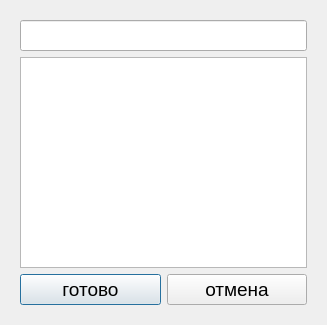
<?xml version="1.0" encoding="UTF-8"?>
<ui version="4.0">
 <class>nezadacha</class>
 <widget class="QDialog" name="nezadacha">
  <property name="geometry">
   <rect>
    <x>0</x>
    <y>0</y>
    <width>327</width>
    <height>325</height>
   </rect>
  </property>
  <property name="windowTitle">
   <string>Dialog</string>
  </property>
  <layout class="QGridLayout" name="gridLayout">
   <item row="0" column="0">
    <widget class="QStackedWidget" name="stackedWidget">
     <property name="currentIndex">
      <number>0</number>
     </property>
     <widget class="QWidget" name="page">
      <layout class="QGridLayout" name="gridLayout_2">
       <item row="0" column="0" colspan="2">
        <widget class="QLineEdit" name="lineEdit">
         <property name="font">
          <font>
           <pointsize>14</pointsize>
          </font>
         </property>
         <property name="text">
          <string/>
         </property>
        </widget>
       </item>
       <item row="1" column="0" colspan="2">
        <widget class="QTextEdit" name="textEdit">
         <property name="font">
          <font>
           <pointsize>14</pointsize>
          </font>
         </property>
        </widget>
       </item>
       <item row="2" column="0">
        <widget class="QPushButton" name="pushButton">
         <property name="font">
          <font>
           <pointsize>14</pointsize>
          </font>
         </property>
         <property name="text">
          <string>готово</string>
         </property>
        </widget>
       </item>
       <item row="2" column="1">
        <widget class="QPushButton" name="pushButton_2">
         <property name="font">
          <font>
           <pointsize>14</pointsize>
          </font>
         </property>
         <property name="text">
          <string>отмена</string>
         </property>
        </widget>
       </item>
      </layout>
     </widget>
     <widget class="QWidget" name="page_2">
      <layout class="QGridLayout" name="gridLayout_3">
       <item row="0" column="0">
        <widget class="QTextBrowser" name="textBrowser">
         <property name="font">
          <font>
           <pointsize>14</pointsize>
          </font>
         </property>
        </widget>
       </item>
       <item row="1" column="0">
        <widget class="QPushButton" name="pushButton_3">
         <property name="text">
          <string>удалить</string>
         </property>
         <property name="autoDefault">
          <bool>false</bool>
         </property>
        </widget>
       </item>
      </layout>
     </widget>
    </widget>
   </item>
  </layout>
 </widget>
 <resources/>
 <connections>
  <connection>
   <sender>pushButton_2</sender>
   <signal>clicked()</signal>
   <receiver>nezadacha</receiver>
   <slot>close()</slot>
   <hints>
    <hint type="sourcelabel">
     <x>413</x>
     <y>141</y>
    </hint>
    <hint type="destinationlabel">
     <x>527</x>
     <y>156</y>
    </hint>
   </hints>
  </connection>
 </connections>
</ui>
